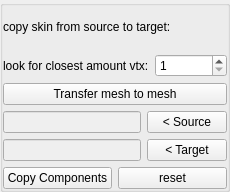
            <widget class="QGroupBox" name="copyTransRangeGB">
             <property name="minimumSize">
              <size>
               <width>230</width>
               <height>192</height>
              </size>
             </property>
             <property name="maximumSize">
              <size>
               <width>230</width>
               <height>192</height>
              </size>
             </property>
             <property name="title">
              <string/>
             </property>
             <property name="flat">
              <bool>true</bool>
             </property>
             <layout class="QVBoxLayout" name="verticalLayout_5">
              <property name="margin">
               <number>0</number>
              </property>
              <item>
               <layout class="QVBoxLayout" name="verticalLayout_7">
                <item>
                 <widget class="QLabel" name="label">
                  <property name="text">
                   <string>copy skin from source to target:</string>
                  </property>
                 </widget>
                </item>
                <item>
                 <layout class="QHBoxLayout" name="horizontalLayout_9">
                  <item>
                   <widget class="QLabel" name="label_2">
                    <property name="text">
                     <string>look for closest amount vtx:</string>
                    </property>
                   </widget>
                  </item>
                  <item>
                   <widget class="QSpinBox" name="closestspinBox">
                    <property name="minimum">
                     <number>1</number>
                    </property>
                    <property name="maximum">
                     <number>10</number>
                    </property>
                   </widget>
                  </item>
                 </layout>
                </item>
                <item>
                 <widget class="QPushButton" name="transferSkinButton">
                  <property name="toolTip">
                   <string>transfer skin from object 1 to object 2 using range of vertices, object 2 does not need to have a skincluster</string>
                  </property>
                  <property name="statusTip">
                   <string>transfer skin from object 1 to object 2 using range of vertices, object 2 does not need to have a skincluster</string>
                  </property>
                  <property name="whatsThis">
                   <string>transfer skin from object 1 to object 2 using range of vertices, object 2 does not need to have a skincluster</string>
                  </property>
                  <property name="text">
                   <string>Transfer mesh to mesh</string>
                  </property>
                 </widget>
                </item>
                <item>
                 <layout class="QHBoxLayout" name="horizontalLayout_4">
                  <item>
                   <widget class="QLineEdit" name="sourceLineEdit">
                    <property name="enabled">
                     <bool>false</bool>
                    </property>
                   </widget>
                  </item>
                  <item>
                   <widget class="QPushButton" name="sourceButton">
                    <property name="text">
                     <string>&lt; Source</string>
                    </property>
                   </widget>
                  </item>
                 </layout>
                </item>
                <item>
                 <layout class="QHBoxLayout" name="horizontalLayout_5">
                  <item>
                   <widget class="QLineEdit" name="targetLineEdit">
                    <property name="enabled">
                     <bool>false</bool>
                    </property>
                   </widget>
                  </item>
                  <item>
                   <widget class="QPushButton" name="targetButton">
                    <property name="text">
                     <string>&lt; Target</string>
                    </property>
                   </widget>
                  </item>
                 </layout>
                </item>
                <item>
                 <layout class="QHBoxLayout" name="horizontalLayout_10">
                  <item>
                   <widget class="QPushButton" name="copyButton">
                    <property name="toolTip">
                     <string>copy component values from source to target using range of closest vertices</string>
                    </property>
                    <property name="statusTip">
                     <string>copy component values from source to target using range of closest vertices</string>
                    </property>
                    <property name="whatsThis">
                     <string>copy component values from source to target using range of closest vertices</string>
                    </property>
                    <property name="text">
                     <string>Copy Components</string>
                    </property>
                   </widget>
                  </item>
                  <item>
                   <widget class="QPushButton" name="resetButton">
                    <property name="text">
                     <string>reset</string>
                    </property>
                   </widget>
                  </item>
                 </layout>
                </item>
               </layout>
              </item>
             </layout>
            </widget>
